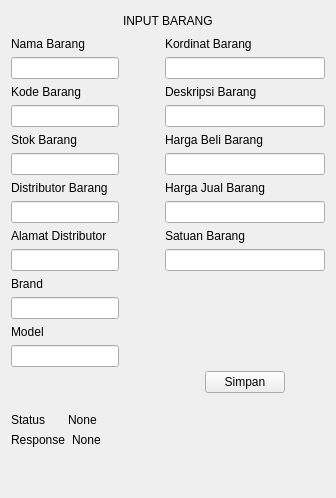
      <widget class="QWidget" name="pageInputBarang">
       <layout class="QVBoxLayout" name="verticalLayout_3">
        <item>
         <layout class="QVBoxLayout" name="verticalLayout_5">
          <item>
           <layout class="QHBoxLayout" name="horizontalLayout_6">
            <item>
             <spacer name="horizontalSpacer_4">
              <property name="orientation">
               <enum>Qt::Horizontal</enum>
              </property>
              <property name="sizeHint" stdset="0">
               <size>
                <width>40</width>
                <height>20</height>
               </size>
              </property>
             </spacer>
            </item>
            <item>
             <widget class="QLabel" name="label_16">
              <property name="text">
               <string>INPUT BARANG</string>
              </property>
             </widget>
            </item>
            <item>
             <spacer name="horizontalSpacer_3">
              <property name="orientation">
               <enum>Qt::Horizontal</enum>
              </property>
              <property name="sizeHint" stdset="0">
               <size>
                <width>40</width>
                <height>20</height>
               </size>
              </property>
             </spacer>
            </item>
           </layout>
          </item>
         </layout>
        </item>
        <item>
         <layout class="QHBoxLayout" name="horizontalLayout_2">
          <item>
           <layout class="QVBoxLayout" name="verticalLayout_4">
            <item>
             <widget class="QLabel" name="label_10">
              <property name="text">
               <string>Nama Barang</string>
              </property>
             </widget>
            </item>
            <item>
             <widget class="QLineEdit" name="namaBarang"/>
            </item>
            <item>
             <widget class="QLabel" name="label_9">
              <property name="text">
               <string>Kode Barang</string>
              </property>
             </widget>
            </item>
            <item>
             <widget class="QLineEdit" name="kodeBarang"/>
            </item>
            <item>
             <widget class="QLabel" name="label_6">
              <property name="text">
               <string>Stok Barang</string>
              </property>
             </widget>
            </item>
            <item>
             <widget class="QLineEdit" name="stokBarang"/>
            </item>
            <item>
             <widget class="QLabel" name="label_5">
              <property name="text">
               <string>Distributor Barang</string>
              </property>
             </widget>
            </item>
            <item>
             <widget class="QLineEdit" name="distributorBarang"/>
            </item>
            <item>
             <widget class="QLabel" name="label_4">
              <property name="text">
               <string>Alamat Distributor</string>
              </property>
             </widget>
            </item>
            <item>
             <widget class="QLineEdit" name="alamatDistributor"/>
            </item>
            <item>
             <widget class="QLabel" name="label_12">
              <property name="text">
               <string>Brand</string>
              </property>
             </widget>
            </item>
            <item>
             <widget class="QLineEdit" name="brand"/>
            </item>
            <item>
             <widget class="QLabel" name="label_13">
              <property name="text">
               <string>Model</string>
              </property>
             </widget>
            </item>
            <item>
             <widget class="QLineEdit" name="model"/>
            </item>
            <item>
             <spacer name="verticalSpacer_3">
              <property name="orientation">
               <enum>Qt::Vertical</enum>
              </property>
              <property name="sizeHint" stdset="0">
               <size>
                <width>20</width>
                <height>40</height>
               </size>
              </property>
             </spacer>
            </item>
            <item>
             <layout class="QHBoxLayout" name="horizontalLayout_5">
              <item>
               <widget class="QLabel" name="label_14">
                <property name="text">
                 <string>Status</string>
                </property>
               </widget>
              </item>
              <item>
               <widget class="QLabel" name="labelStatus">
                <property name="text">
                 <string>None</string>
                </property>
               </widget>
              </item>
             </layout>
            </item>
            <item>
             <layout class="QHBoxLayout" name="horizontalLayout_4">
              <item>
               <widget class="QLabel" name="label_11">
                <property name="text">
                 <string>Response</string>
                </property>
               </widget>
              </item>
              <item>
               <widget class="QLabel" name="labelResponse">
                <property name="text">
                 <string>None</string>
                </property>
               </widget>
              </item>
             </layout>
            </item>
            <item>
             <spacer name="verticalSpacer_5">
              <property name="orientation">
               <enum>Qt::Vertical</enum>
              </property>
              <property name="sizeHint" stdset="0">
               <size>
                <width>20</width>
                <height>40</height>
               </size>
              </property>
             </spacer>
            </item>
           </layout>
          </item>
          <item>
           <spacer name="verticalSpacer_6">
            <property name="orientation">
             <enum>Qt::Vertical</enum>
            </property>
            <property name="sizeHint" stdset="0">
             <size>
              <width>20</width>
              <height>40</height>
             </size>
            </property>
           </spacer>
          </item>
          <item>
           <spacer name="verticalSpacer_4">
            <property name="orientation">
             <enum>Qt::Vertical</enum>
            </property>
            <property name="sizeHint" stdset="0">
             <size>
              <width>20</width>
              <height>40</height>
             </size>
            </property>
           </spacer>
          </item>
          <item>
           <layout class="QVBoxLayout" name="verticalLayout_2">
            <item>
             <widget class="QLabel" name="label_8">
              <property name="text">
               <string>Kordinat Barang</string>
              </property>
             </widget>
            </item>
            <item>
             <widget class="QLineEdit" name="kordinatBarang"/>
            </item>
            <item>
             <widget class="QLabel" name="label_7">
              <property name="text">
               <string>Deskripsi Barang</string>
              </property>
             </widget>
            </item>
            <item>
             <widget class="QLineEdit" name="deskripsiBarang"/>
            </item>
            <item>
             <widget class="QLabel" name="label_3">
              <property name="text">
               <string>Harga Beli Barang</string>
              </property>
             </widget>
            </item>
            <item>
             <widget class="QLineEdit" name="hargaBeliBarang"/>
            </item>
            <item>
             <widget class="QLabel" name="label_2">
              <property name="text">
               <string>Harga Jual Barang</string>
              </property>
             </widget>
            </item>
            <item>
             <widget class="QLineEdit" name="hargaJualBarang"/>
            </item>
            <item>
             <widget class="QLabel" name="label">
              <property name="text">
               <string>Satuan Barang</string>
              </property>
             </widget>
            </item>
            <item>
             <widget class="QLineEdit" name="satuanBarang"/>
            </item>
            <item>
             <spacer name="verticalSpacer_2">
              <property name="orientation">
               <enum>Qt::Vertical</enum>
              </property>
              <property name="sizeHint" stdset="0">
               <size>
                <width>20</width>
                <height>40</height>
               </size>
              </property>
             </spacer>
            </item>
            <item>
             <layout class="QHBoxLayout" name="horizontalLayout_3">
              <item>
               <spacer name="horizontalSpacer">
                <property name="orientation">
                 <enum>Qt::Horizontal</enum>
                </property>
                <property name="sizeHint" stdset="0">
                 <size>
                  <width>40</width>
                  <height>20</height>
                 </size>
                </property>
               </spacer>
              </item>
              <item>
               <widget class="QPushButton" name="buttonSimpan">
                <property name="text">
                 <string>Simpan</string>
                </property>
               </widget>
              </item>
              <item>
               <spacer name="horizontalSpacer_2">
                <property name="orientation">
                 <enum>Qt::Horizontal</enum>
                </property>
                <property name="sizeHint" stdset="0">
                 <size>
                  <width>40</width>
                  <height>20</height>
                 </size>
                </property>
               </spacer>
              </item>
             </layout>
            </item>
            <item>
             <spacer name="verticalSpacer">
              <property name="orientation">
               <enum>Qt::Vertical</enum>
              </property>
              <property name="sizeHint" stdset="0">
               <size>
                <width>20</width>
                <height>40</height>
               </size>
              </property>
             </spacer>
            </item>
           </layout>
          </item>
         </layout>
        </item>
       </layout>
      </widget>
